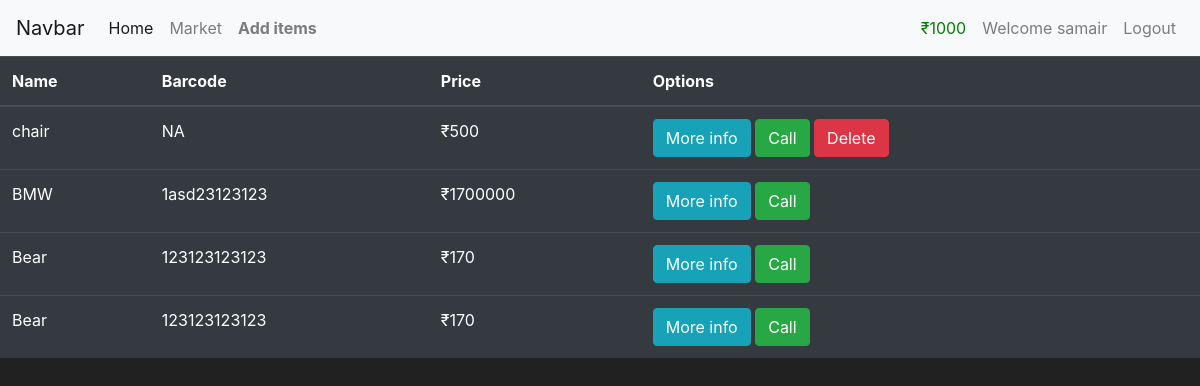
/market (signed in), run on an earlier commit of the app's database.
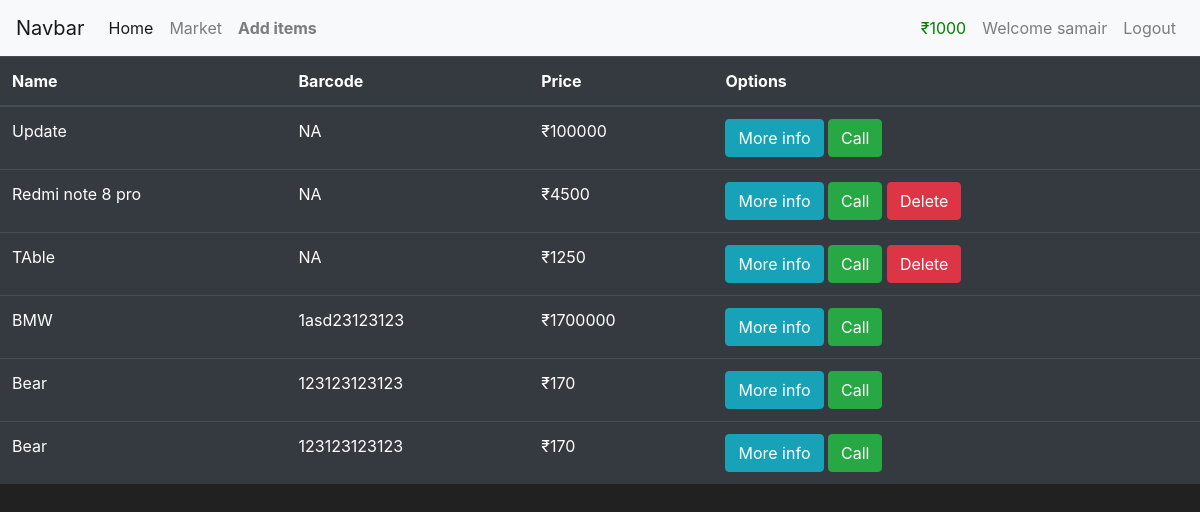
And on a later commit of the database.
### tables this page shows
CREATE TABLE items(
    id INTEGER primary key autoincrement,
    name varchar(100) not null,
    barcode varchar(12) not null,
    price int not null,
    description varchar(1000) not null,
    owner_id integer ,
    foreign key (owner_id) references "user_old"(id)
    );

### app.py (the view)
@app.route("/market")
def market():
    if "user" in session:
        db=get_conn()
        cursor=db.cursor()
        cursor.execute("select * from items order by id desc")
        data=cursor.fetchall()
        db.close()
        return render_template("market.html",objects=data)
    else:
        flash(f"Please login first {random.randint(0,9)}","error")
        return redirect(url_for("login"))

### app.py (called while the page is built)
def get_conn():
    conn=sqlite3.connect("database.db")
    conn.row_factory=sqlite3.Row
    return conn

### templates/market.html (shortened to what this page needs)
{%extends "parent.html"%}
{%block content%}
<table class ="table table-hover table-dark" >
    <thead>
        <tr>
            <th scope="col" >Name</th>
            <th scope="col">Barcode</th>
            <th scope="col">Price</th>
            <th> Options</th>
        </tr>
    </thead>
    <tbody>
        {%for item in objects%}
            <tr>
                <td>{{item["name"]}}</td>
                <td>{{item["barcode"]}}</td>
                <td>₹{{item["price"]}}</td>
                <td>
                    <button class="btn btn-outline btn-info" data-toggle="modal" data-target="#modal-{{item['id']}}">More info</button>
                    <form action="" method="POST" style="display:inline" >
                        <button class=" btn btn-outline btn-success"  style="display: inline;"  onclick="return confirm('This will take 51 credits from your account!!');"> Call  </button>
                    </form>
                    {%if session['id']==item['owner_id']%}
                        <form method="POST" action="/delete/{{item['id']}}" style="display:inline;">
                            <button type="submit" class="btn btn-danger" onclick="return confirm('Are you sure you want to delete this item?');">Delete</button>
                        </form>
                    {%endif%}
                </td>
            </tr>
            {%endfor%}
    </tbody>
   </table>
{%endblock%}

### templates/parent.html (shortened to what this page needs)
<!doctype html>
<html lang="en">
  <head>
    <link rel="stylesheet" href="https://cdn.jsdelivr.net/npm/bootstrap@4.4.1/dist/css/bootstrap.min.css">
  </head>
  <body>
    <nav class="navbar navbar-expand-lg navbar-light bg-light">
        <a class="navbar-brand" href="#">Navbar</a>
        <div class="collapse navbar-collapse" id="navbarNav">
          <ul class="navbar-nav">
            <li class="nav-item active">
              <a class="nav-link" href="{{url_for('main')}}">Home <span class="sr-only">(current)</span></a>
            </li>
            <li class="nav-item">
              <a class="nav-link" href="{{url_for('market')}}">Market</a>
            </li>
            {%if 'user' in session %}
            <li class="nav-item">
                <a class="nav-link username" href="/add"  ><strong> Add items</strong> </a>
              </li>
            {%endif %}
            </ul>
            <ul class="navbar-nav ml-auto">
            {%if 'user' in session %}
            <li class="nav-item" >
              <a class="nav-link" style="color:green">₹{{session["budget"]}}</a>
            </li>
            <li class="nav-item">
                <a class="nav-link username"  >Welcome {{session["user"]}}</a>
              </li>
            {%endif %}
            {%if 'user' in session %}
            <li class="nav-item">
              <a class="nav-link logout-link" href="{{url_for('logout')}}">Logout</a>
            </li>
            {%endif %}
          </ul>
        </div>
      </nav>
      {%block content%}
      {%endblock%}
  </body>
</html>

### templates/parent.html (style rules this page uses)
body { background-color: #212121; color:white }

What changed in the data, as far as the page shows it:
removed items: name "chair", barcode "NA", price "500"
added items: name "Update", barcode "NA", price "100000"
added items: name "Redmi note 8 pro", barcode "NA", price "4500"
added items: name "TAble", barcode "NA", price "1250"
